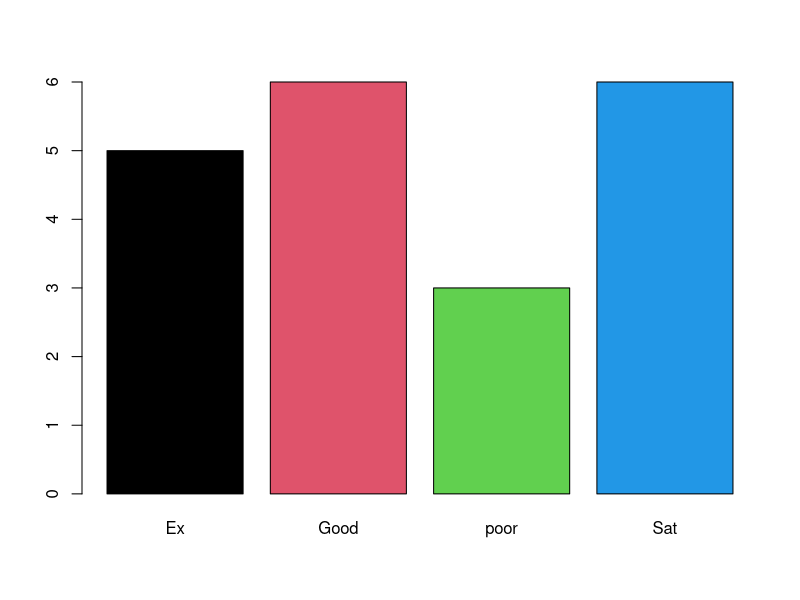
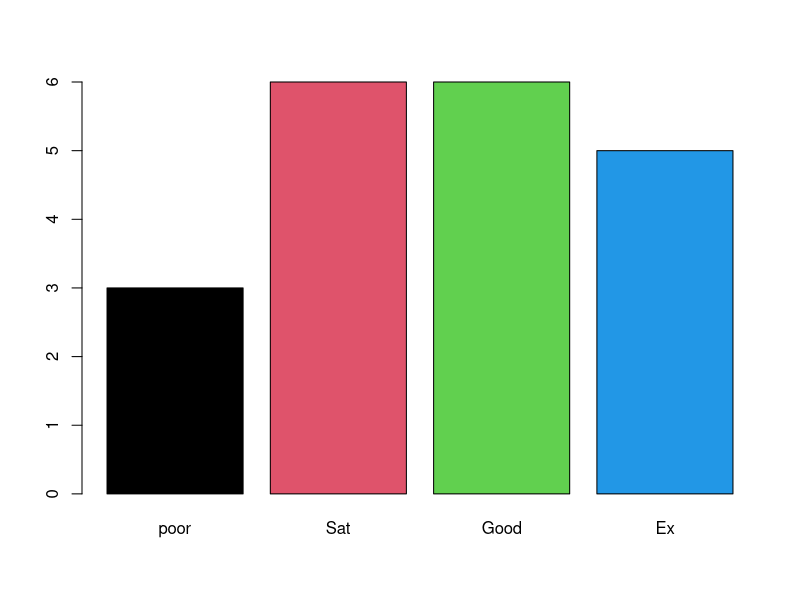
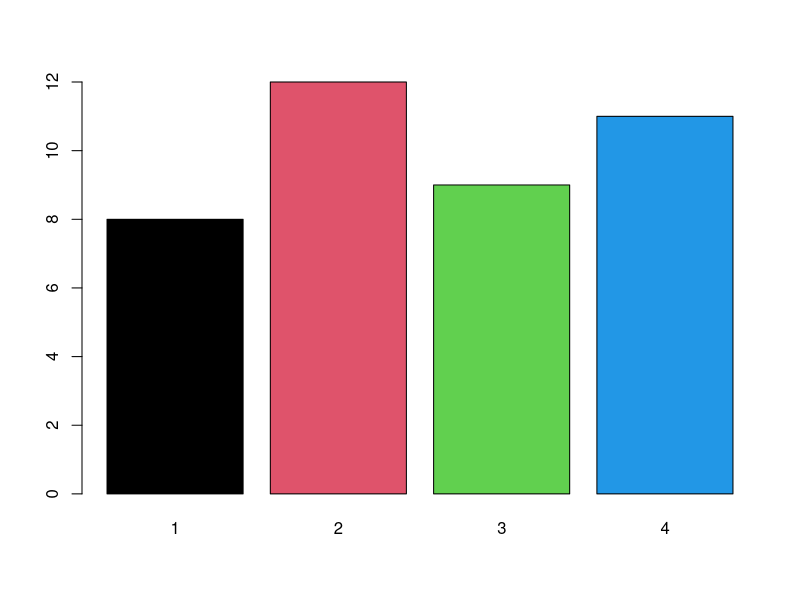

The R source for these figures, in order:


#factors
gender = sample(c('M', 'F'), size=20, replace=T)
summary(gender)

genderF = factor(gender)
summary(genderF)
genderF


#likert 
(likscale = sample(c('Ex', 'Good', 'Sat', 'poor'), size=20, replace=T))
summary(likscale)
likscaleF = factor(likscale)
summary(likscaleF)
class(likscaleF)
#to give the order to the result
likscaleOF = factor(likscale, ordered=T, levels = c('poor','Sat', 'Good', 'Ex'))
summary(likscaleOF)
barplot(table(likscaleF), col=1:4)
barplot(table(likscaleOF), col=1:4)

#extra
bar=cbind(likscaleF,likscaleOF)
barplot(table(bar), col=1:5)

        